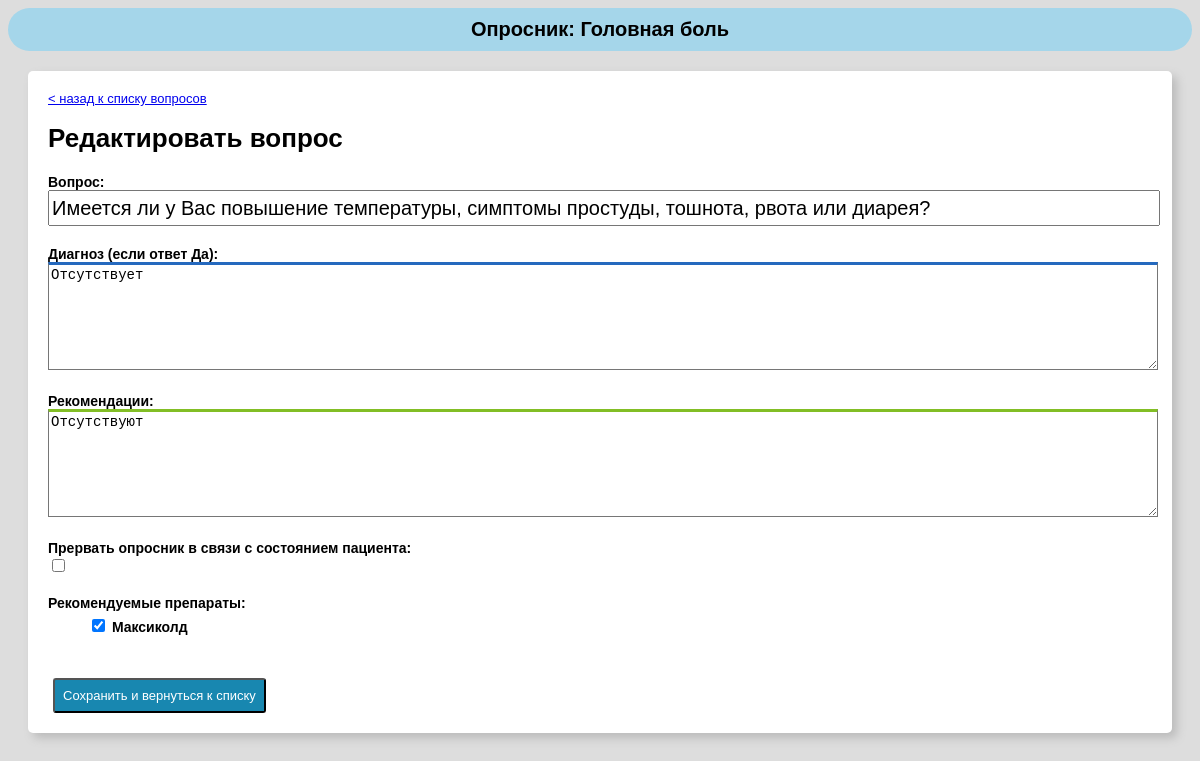
The page /headache/edit/1/ on the database as committed earlier.
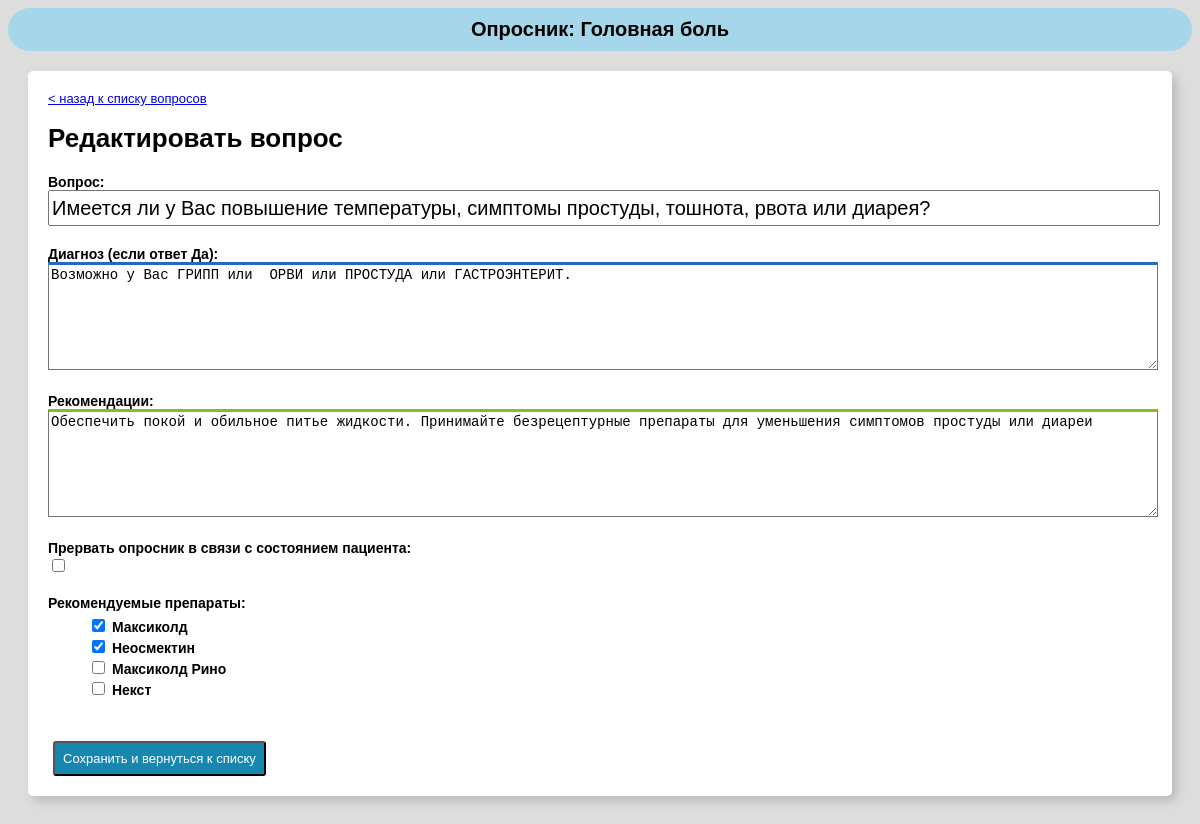
The same page on the database as committed later.
### headache/models.py (models this page shows, shortened)
class Question(models.Model):
    question_order_id = models.IntegerField('Порядковый номер', default=0)
    question_text = models.CharField('Текст вопроса', max_length=100, default="")
    diagnosis_text = models.CharField('Диагноз', max_length=2000, default="")
    recommendations_text = models.CharField('Рекомендации', max_length=2000, default="")
    interrupt_boolean = models.BooleanField(default=False)
    drugs = models.ManyToManyField(Drug)

### headache/views.py (the view)
# urls.py: path('edit/<int:question_id>/', views.edit, name='edit'),
def edit(request, question_id):
	question_to_edit = get_object_or_404(Question, pk=question_id)
	form = QuestionForm( initial= {
		'question_id': question_to_edit.id,
		'question_order_id': question_to_edit.question_order_id,
		'question_text': question_to_edit.question_text,
		'diagnosis_text': question_to_edit.diagnosis_text,
		'recommendations_text': question_to_edit.recommendations_text,
		'interrupt_boolean': question_to_edit.interrupt_boolean,
		'drugs': question_to_edit.drugs.all(),
		})
	message = 'Редактировать вопрос'
	return render(request, 'headache/question.html', {'form': form, 'message': message, 'dictionary': dictionary,})

### headache/forms.py
class QuestionForm(forms.Form):
	question_id = forms.CharField(label='',widget=forms.HiddenInput())
	question_order_id = forms.CharField(widget=forms.HiddenInput())
	question_text = forms.CharField(label='Вопрос:', required=False)
	diagnosis_text = forms.CharField(label='Диагноз (если ответ Да):', widget=forms.Textarea, required=False)
	recommendations_text = forms.CharField(label='Рекомендации:', widget=forms.Textarea, required=False)
	interrupt_boolean = forms.BooleanField(label='Прервать опросник в связи с состоянием пациента', required=False)
	drugs = forms.ModelMultipleChoiceField(label='Рекомендуемые препараты', required=False, widget=forms.CheckboxSelectMultiple, queryset=Drug.objects.all())

### headache/models.py (called while the page is built)
    def __str__(self):
        return self.drug_name

### headache/templates/headache/question.html (shortened to what this page needs)
<!DOCTYPE HTML>
<html>
<head>
<link rel="stylesheet" href="https://use.fontawesome.com/releases/v5.2.0/css/all.css">
</head>
<body>
<div class="app_name">{{ dictionary.app_name }}</div>
{% if form %}
	<div class="editor_wrapper">
		<a href="{% url 'headache:index' %}">&lt; назад к списку вопросов</a>
		{% if message %}
			<h1> {{ message }}</h1>
		{% endif %}
		<form action="{% url 'headache:submit' %}" method="post">
    		{{ form }}
			<br><br><input type="submit" value="Сохранить и вернуться к списку">
		</form>
	</div>
{% else %}
    <p>Такого вопроса нет</p>
{% endif %}
</body>
</html>

Rows that differ between the two databases and show on the page:
changed Question: diagnosis_text "Отсутствует" → "Возможно у Вас ГРИПП или ОРВИ или ПРОСТУДА или ГАСТРОЭНТЕРИТ."; recommendations_text "Отсутствуют" → "Обеспечить покой и обильное питье жидкости. Принимайте безрецептурные препараты для уменьшения симптомов простуды или диареи"
Other text that changed with them:
form field drugs: "☑" → "☑ ☑ ☐ ☐"
text no longer shown: "Вопрос: Диагноз (если ответ Да): Рекомендации: Прервать опросник в связи с состоянием пациента: Рекомендуемые препараты: Максиколд"
text now shown: "Вопрос: Диагноз (если ответ Да): Рекомендации: Прервать опросник в связи с состоянием пациента: Рекомендуемые препараты: Максиколд Неосмектин Максиколд Рино Некст"
